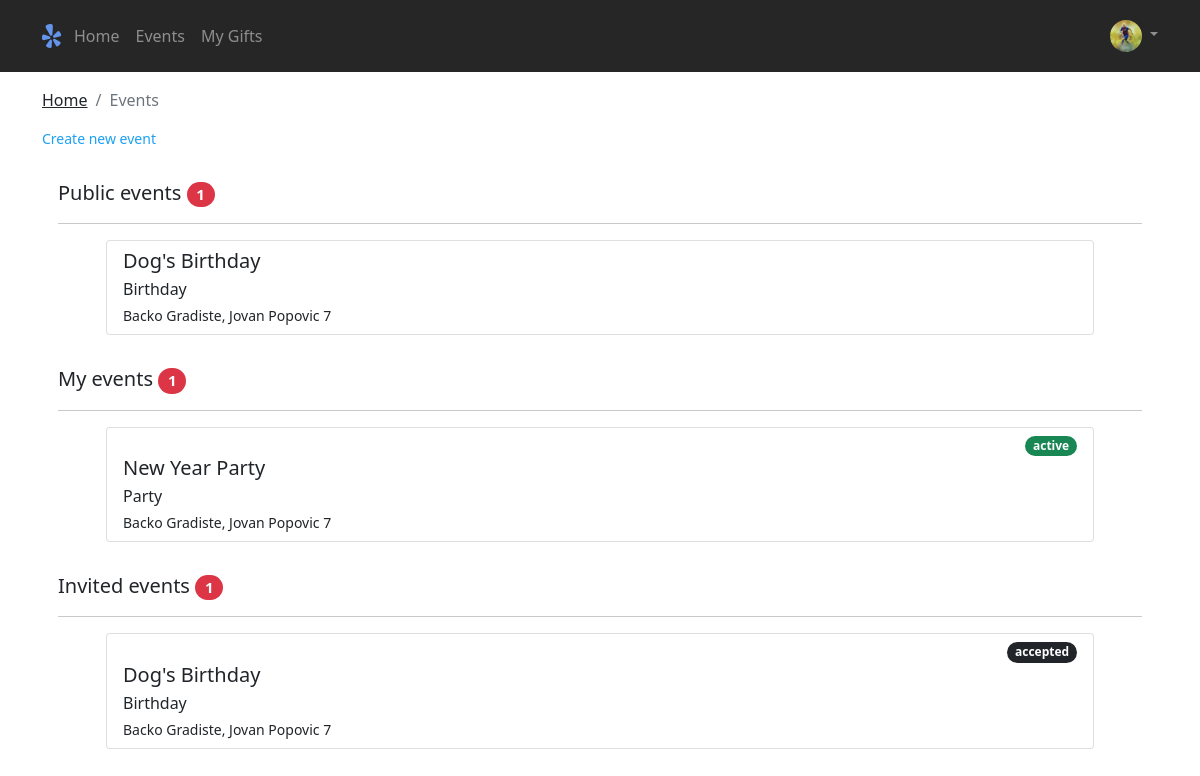
The app's page /events.php (signed in), older data.
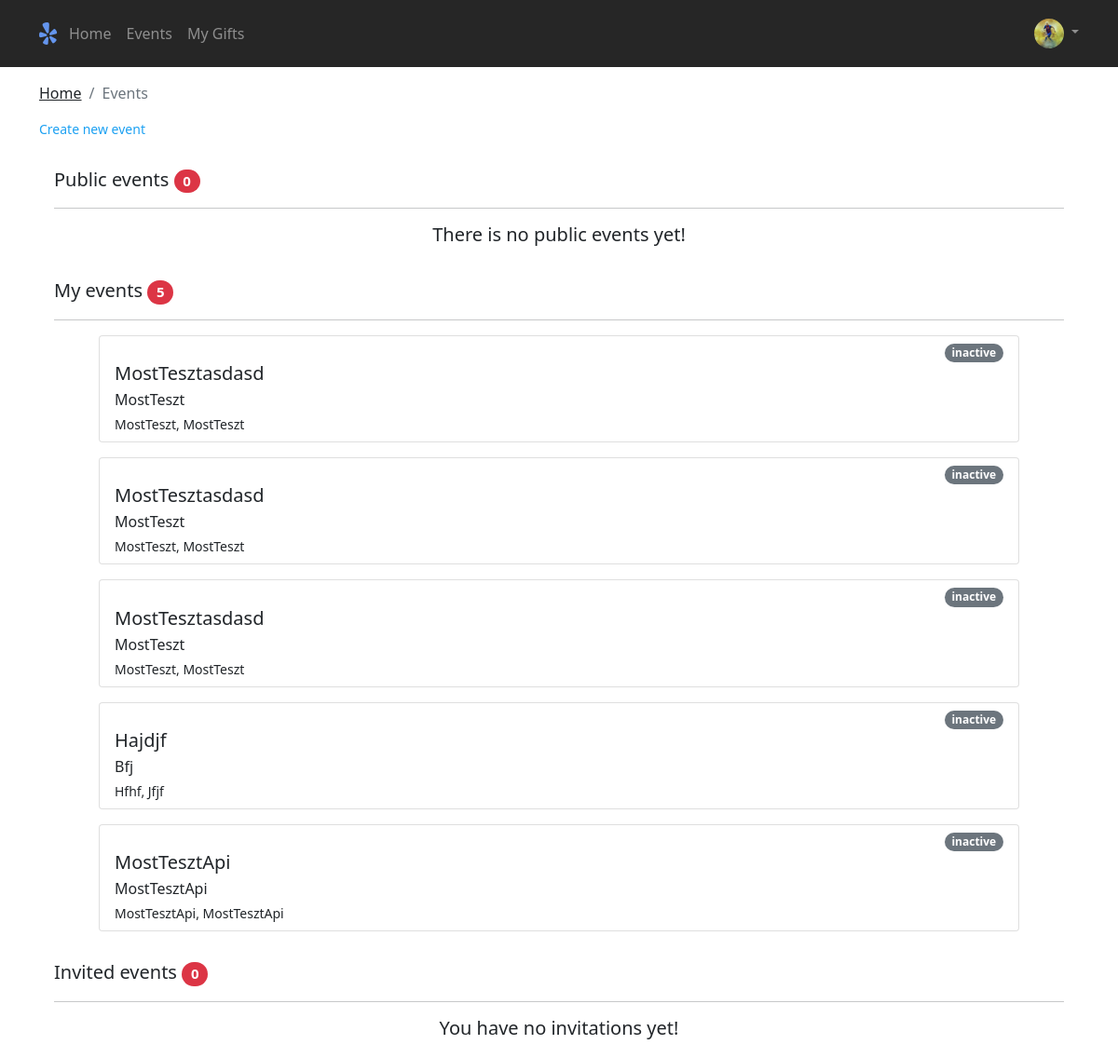
The same page, newer data.
### tables this page shows
CREATE TABLE `users` (
  `user_id` int(11) NOT NULL,
  `username` varchar(32) NOT NULL,
  `firstname` varchar(32) NOT NULL,
  `lastname` varchar(32) NOT NULL,
  `image` varchar(128) NOT NULL DEFAULT 'default-profile-picture.jpg',
  `email` varchar(32) NOT NULL,
  `password` varchar(255) NOT NULL,
  `token` varchar(64) NOT NULL,
  `level` enum('admin','guest','invited','user') NOT NULL DEFAULT 'user',
  `active` tinyint(4) NOT NULL,
  `registration_expires` datetime NOT NULL,
  `date_time` datetime DEFAULT current_timestamp()
);

CREATE TABLE `events` (
  `event_id` int(11) NOT NULL,
  `user_id` int(11) NOT NULL,
  `event_type` varchar(64) NOT NULL,
  `event_status` enum('public','private') NOT NULL,
  `event_name` varchar(64) NOT NULL,
  `event_location` varchar(64) NOT NULL,
  `event_street` varchar(64) NOT NULL,
  `event_active` enum('active','inactive') NOT NULL DEFAULT 'inactive',
  `event_start` datetime DEFAULT NULL,
  `event_close` datetime DEFAULT NULL,
  `date_time` datetime NOT NULL DEFAULT current_timestamp()
);

CREATE TABLE `invitations` (
  `invitation_id` int(11) NOT NULL,
  `event_id` int(11) NOT NULL,
  `invited_user_email` varchar(64) NOT NULL,
  `status` enum('tentative','accepted','declined','joined') NOT NULL DEFAULT 'tentative',
  `date_time` datetime DEFAULT current_timestamp()
);

### assets/config/functions.php (called while the page is built, shortened)
<?php
require_once("config.php");
function getCurrentPage(): string
{
    return substr($_SERVER["SCRIPT_NAME"], strrpos($_SERVER["SCRIPT_NAME"], "/") + 1);
}
function isAuthenticated() {
    return isset($_SESSION['username']) && isset($_SESSION['id_user']);
}
function isAdmin($id) {
    global $dsn, $pdoOptions;
    $pdo = connectDatabase($dsn, $pdoOptions);
    $sql = "SELECT level FROM users WHERE user_id = :id";
    $query = $pdo->prepare($sql);
    $query->bindParam(':id', $id, PDO::PARAM_INT);
    $query->execute();
    $result = $query->fetch();
    if ($query->rowCount() == 1) {
        return $result["level"] == "admin";
    }
    else {
        return false;
    }
}

### assets/config/config.php (called while the page is built, shortened)
<?php
$titles = [
    'events.php' => 'Events',
    'index.php' => 'Main Page',
    'admin-panel.php' => 'Admin Panel',
    'edit-profile.php' => 'Edit Profile',
    'login.php' => 'Login',
    'manage-events.php' => 'Manage Events',
    'manage-gifts.php' => 'Manage Gifts',
    'manage-users.php' => 'Manage Users',
    'register.php' => 'Register',
    'create-events.php' => 'Create Event',
    'forgot-password.php' => 'Reset Password',
    'setting-new-password.php' => 'Setting Up New Password',
    'selected-event.php' => 'More Info About Selected Event',
    'modify-selected-event.php' => 'Modify Event',
    'invite-friends-to-event.php' => 'Inviting Friend',
    'selected-invited-event.php' => 'More Info About Invited Event',
    'change-my-status.php' => 'Changing My Status',
    'invited-people.php' => 'Invited People',
    'wishlist.php' => 'Wishlist',
    'my-reserved-gifts.php' => 'My Reserved Gifts'
];
?>

### assets/contents/events-content.php (the view, shortened to what this page needs)
<?php
require_once('assets/config/config.php');
require_once('assets/config/functions.php');
global $dsn, $pdoOptions;
$pdo = connectDatabase($dsn, $pdoOptions);
$selectMyEventsSql = "SELECT * FROM events WHERE user_id = :id";
$query = $pdo->prepare($selectMyEventsSql);
$query->bindParam(':id', $_SESSION["id_user"], PDO::PARAM_INT);
$query->execute();
$MyEventsResult = $query->fetchAll(PDO::FETCH_ASSOC);
$status = "joined";
$selectInvitationsSql = "SELECT DISTINCT * FROM invitations, events WHERE invitations.invited_user_email = :email AND invitations.event_id = events.event_id AND invitations.status != :status";
$selectInvitationsQuery = $pdo->prepare($selectInvitationsSql);
$selectInvitationsQuery->bindParam(':email', $_SESSION["user_email"], PDO::PARAM_STR);
$selectInvitationsQuery->bindParam(':status', $status, PDO::PARAM_STR);
$selectInvitationsQuery->execute();
$InvitationsResult = $selectInvitationsQuery->fetchAll(PDO::FETCH_ASSOC);
$statusOfEvent = "public";
$activeEvent = "active";
$selectPublicEventsSql = "SELECT * FROM events WHERE event_status = :event_status AND user_id != :id AND event_active = :active";
$selectPublicEventQuery = $pdo->prepare($selectPublicEventsSql);
$selectPublicEventQuery->bindParam(':event_status', $statusOfEvent, PDO::PARAM_STR);
$selectPublicEventQuery->bindParam(':id', $_SESSION["id_user"], PDO::PARAM_INT);
$selectPublicEventQuery->bindParam(':active', $activeEvent, PDO::PARAM_STR);
$selectPublicEventQuery->execute();
$publicEventResults = $selectPublicEventQuery->fetchAll(PDO::FETCH_ASSOC);
?>
<div class="container ">
    <nav aria-label="breadcrumb">
        <ol class="breadcrumb">
            <li class="breadcrumb-item"><a href="index.php" class="link-dark">Home</a></li>
            <li class=" breadcrumb-item active" aria-current="page"><?php echo $titles[$page] ?></li>
        </ol>
    </nav>
    <?php if(isAuthenticated()) { ?>
    <a href="create-events.php" class="small font-italic createTexts">Create new event</a>
    <?php } ?>
    <div class="px-3 pt-3 my-3 text-start">
        <h5 class="display-9">Public events <span
                class="badge bg-danger rounded-pill"><?php echo $selectPublicEventQuery->rowCount() ?></span></h5>
        <hr class="hr">
        <?php
        if ($selectPublicEventQuery->rowCount() > 0){
            foreach($publicEventResults as $publicEventResult){
               if($publicEventResult["user_id"] != $_SESSION["id_user"]){
        ?>
        <div class="list-group my-3 px-5">
            <a href="selected-event.php?id=<?= $publicEventResult["event_id"] ?>"
                class="list-group-item list-group-item-action" aria-current="true">
                <div class="d-flex w-100 justify-content-between">
                    <h5 class="mb-1"><?= $publicEventResult["event_name"] ?></h5>
                </div>
                <p class="mb-1"><?= $publicEventResult["event_type"] ?></p>
                <small><?= $publicEventResult["event_location"] ?>, <?= $publicEventResult["event_street"] ?></small>
            </a>
        </div>
        <?php
                }
            }
        }
        else { ?>
        <div class="list-group my-3 px-5">
            <div class="d-flex w-100 justify-content-center">
                <h5 class="mb-1 text-center">There is no public events yet!</h5>
            </div>
        </div>
        <?php
        }
    ?>
    </div>
    <?php if(isAuthenticated()) { ?>
    <div class="px-3 pt-3 my-3 text-start">
        <h5 class="display-9">My events <span
                class="badge bg-danger rounded-pill"><?php echo $query->rowCount() ?></span></h5>
        <hr class="hr">
        <?php
            if ($query->rowCount() > 0){
                foreach($MyEventsResult as $result){
                    if($result["event_active"] == "active") {
        ?>
        <div class="list-group my-3 px-5">
            <a href="selected-event.php?id=<?= $result["event_id"] ?>" class="list-group-item list-group-item-action" aria-current="true">
                <div class="d-flex w-100 flex-row-reverse">
                    <span class="badge rounded-pill bg-success"><?= $result["event_active"] ?></span>
                </div>
                <div class="d-flex w-100 justify-content-between">
                    <h5 class="mb-1"><?= $result["event_name"] ?></h5>
                </div>
                <p class="mb-1"><?= $result["event_type"] ?></p>
                <small><?= $result["event_location"] ?>, <?= $result["event_street"] ?></small>
            </a>
        </div>
        <?php
                    }
                    else { ?>
        <div class="list-group my-3 px-5">
            <a class="list-group-item list-group-item-action" aria-current="true">
                <div class="d-flex w-100 flex-row-reverse">
                    <span class="badge rounded-pill bg-secondary"><?= $result["event_active"] ?></span>
                </div>
                <div class="d-flex w-100 justify-content-between">
                    <h5 class="mb-1"><?= $result["event_name"] ?></h5>
                </div>
                <p class="mb-1"><?= $result["event_type"] ?></p>
                <small><?= $result["event_location"] ?>, <?= $result["event_street"] ?></small>
            </a>
        </div>
        <?php
                    }
                }
            }
    ?>
    </div>
    <div class="px-3 pt-3 my-3 text-start">
        <h5 class="display-9">Invited events <span class="badge bg-danger rounded-pill"><?php echo $selectInvitationsQuery->rowCount() ?></span></h5>
        <hr class="hr">
        <?php
            if ($selectInvitationsQuery->rowCount() > 0){
                foreach($InvitationsResult as $invitationResult){
        ?>
        <div class="list-group my-3 px-5">
            <a href="selected-invited-event.php?id=<?= $invitationResult["event_id"] ?>" class="list-group-item list-group-item-action" aria-current="true">
                <div class="d-flex w-100 flex-row-reverse">
                    <span class="badge rounded-pill bg-dark"><?= $invitationResult["status"] ?></span>
                </div>
                <div class="d-flex w-100 justify-content-between">
                    <h5 class="mb-1"><?= $invitationResult["event_name"] ?></h5>
                </div>
                <p class="mb-1"><?= $invitationResult["event_type"] ?></p>
                <small><?= $invitationResult["event_location"] ?>, <?= $invitationResult["event_street"] ?></small>
            </a>
        </div>
        <?php
            }
        }
        else { ?>
        <div class="list-group my-3 px-5">
            <div class="d-flex w-100 justify-content-center">
                <h5 class="mb-1 text-center">You have no invitations yet!</h5>
            </div>
        </div>
        <?php
        }
    }
    ?>
    </div>
</div>

### events.php (shortened to what this page needs)
<?php
require_once("assets/config/config.php");
require_once("assets/config/functions.php");
if(isAuthenticated() && isAdmin($_SESSION['id_user'])) {
    require_once("assets/php/admin-navbar.php");
}
require_once("assets/php/header.php");
require_once("assets/contents/events-content.php");
?>

### assets/php/admin-navbar.php (shortened to what this page needs)
<?php
require_once("assets/config/config.php");
global $dsn, $pdoOptions;
$pdo = connectDatabase($dsn, $pdoOptions);
$sql = "SELECT * FROM users WHERE user_id = :id";
$query = $pdo->prepare($sql);
$query->bindParam(':id', $_SESSION["id_user"], PDO::PARAM_INT);
$query->execute();
if ($query->rowCount() == 1) {
    $result = $query->fetch();
}
?>
<header class="site-header p-3 mb-3 sticky-top">
    <div class="container">
        <div class="d-flex flex-wrap align-items-center justify-content-center justify-content-lg-start">
            <a href="index.php" class="d-flex align-items-center mb-2 mb-lg-0 text-decoration-none">
                <i class="bi bi-yelp" style="font-size: 1.5rem; color: cornflowerblue;"></i>
            </a>
            <ul class="nav col-12 col-lg-auto me-lg-auto mb-2 justify-content-center mb-md-0">
                <li><a href="index.php" class="nav-link px-2 link-secondary">Home</a></li>
                <li><a href="events.php" class="nav-link px-2 link-dark">Events</a></li>
                <li><a href="my-reserved-gifts.php" class="nav-link px-2 link-dark">My Gifts</a></li>
            </ul>
            <div class="dropdown text-end">
                <a href="#" class="d-block link-dark text-decoration-none dropdown-toggle" id="dropdownUser1" data-bs-toggle="dropdown" aria-expanded="false">
                    <img src="assets/images/profile-pictures/<?= $result["image"] ?>" alt="profilePicture" width="32" height="32" class="rounded-circle">
                </a>
            </div>
        </div>
    </div>
</header>

### assets/php/header.php (shortened to what this page needs)
<!doctype html>
<html lang="en">
  <head>
    <?php
      $page = getCurrentPage();
    ?>
    <link href="https://cdn.jsdelivr.net/npm/bootstrap@5.0.2/dist/css/bootstrap.min.css" rel="stylesheet">
    <link rel="stylesheet" href="https://cdn.jsdelivr.net/npm/bootstrap-icons@1.9.1/font/bootstrap-icons.css">
    <link href="assets/css/styles.css" rel="stylesheet">
    <link rel="stylesheet" type="text/css" href="https://cdn.datatables.net/v/bs5/dt-1.13.1/datatables.min.css">
</head>
<body>

### assets/css/styles.css (style rules this page uses)
.site-header { background-color: rgba(0, 0, 0, .85); -webkit-backdrop-filter: saturate(180%) blur(20px); backdrop-filter: saturate(180%) blur(20px); }
.site-header a { color: #8e8e8e; transition: color .15s ease-in-out; }
.bi { cursor: pointer; }
.rounded-circle { border-radius: 50% !important; }
.createTexts { color: #1DA1F2; text-decoration: none; }

Row changes from the older to the newer data that the page shows:
removed events: event_name "Dog's Birthday", event_type "Birthday", event_location "Backo Gradiste", event_street "Jovan Popovic 7", shown under "Public events 1"
removed events: event_active "active", event_name "New Year Party", event_type "Party", event_location "Backo Gradiste", event_street "Jovan Popovic 7", shown under "My events 1"
removed invitations: status "accepted", event.event_name "Dog's Birthday", event.event_type "Birthday", event.event_location "Backo Gradiste", event.event_street "Jovan Popovic 7"
added events: event_active "inactive", event_name "MostTesztasdasd", event_type "MostTeszt", event_location "MostTeszt", event_street "MostTeszt", shown under "My events 5"
added events: event_active "inactive", event_name "MostTesztasdasd", event_type "MostTeszt", event_location "MostTeszt", event_street "MostTeszt", shown under "My events 5"
added events: event_active "inactive", event_name "MostTesztasdasd", event_type "MostTeszt", event_location "MostTeszt", event_street "MostTeszt", shown under "My events 5"
added events: event_active "inactive", event_name "Hajdjf", event_type "Bfj", event_location "Hfhf", event_street "Jfjf", shown under "My events 5"
added events: event_active "inactive", event_name "MostTesztApi", event_type "MostTesztApi", event_location "MostTesztApi", event_street "MostTesztApi", shown under "My events 5"
Text that changed along with them:
$selectPublicEventQuery->rowCount(): "1" → "0"
$query->rowCount(): "1" → "5"
$selectInvitationsQuery->rowCount(): "1" → "0"
text now shown: "There is no public events yet! You have no invitations yet!"
